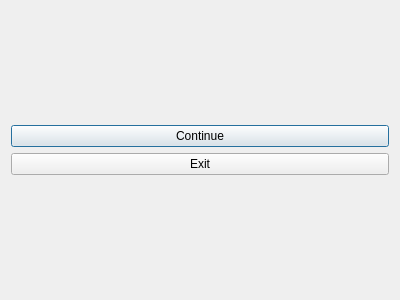
<?xml version="1.0" encoding="UTF-8"?>
<ui version="4.0">
 <class>MenuPause</class>
 <widget class="QDialog" name="MenuPause">
  <property name="geometry">
   <rect>
    <x>0</x>
    <y>0</y>
    <width>400</width>
    <height>300</height>
   </rect>
  </property>
  <property name="windowTitle">
   <string>Dialog</string>
  </property>
  <layout class="QGridLayout" name="gridLayout">
   <item row="0" column="0">
    <layout class="QVBoxLayout" name="verticalLayout">
     <item>
      <widget class="QPushButton" name="pushButton">
       <property name="text">
        <string>Continue</string>
       </property>
      </widget>
     </item>
     <item>
      <widget class="QPushButton" name="pushButton_3">
       <property name="text">
        <string>Exit</string>
       </property>
      </widget>
     </item>
    </layout>
   </item>
  </layout>
 </widget>
 <resources/>
 <connections/>
</ui>
